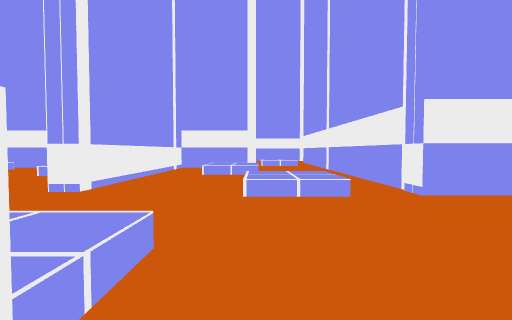
view 1 (above)

22 first-person views from a walk through a 3-D level made in the Unity game engine. The camera is 1.3 m above the floor, tilts 2° down and sees 85° across. The floor is counted in squares, 2 m on a side. Each view is taken from the middle of a square. On the plan, view 1 faces up. The plan holds only what a view shows up to about 9 squares ahead; the rest is blank. The place goes on beyond the plan. The player is left out.

view 2
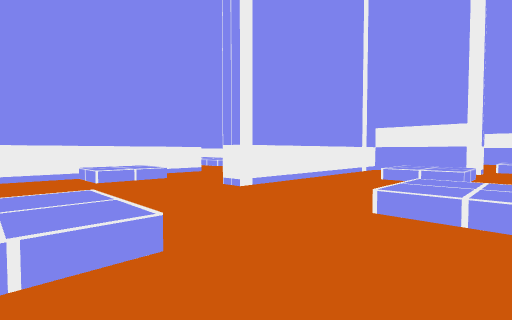

view 3
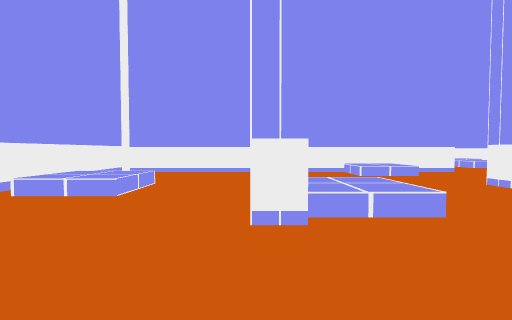

view 4
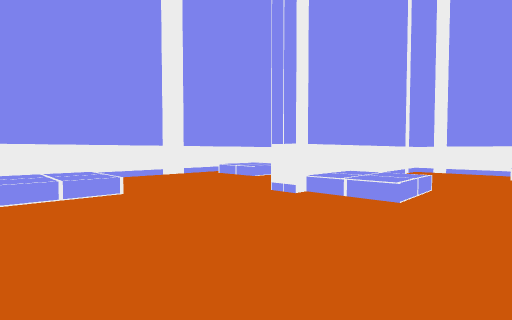

view 5
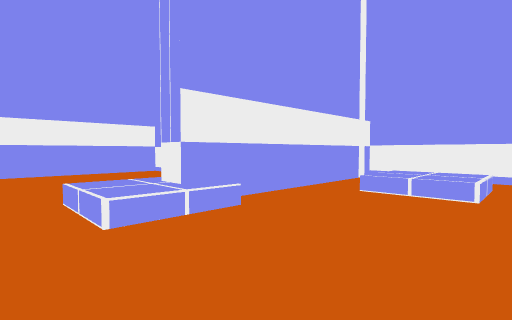

view 6
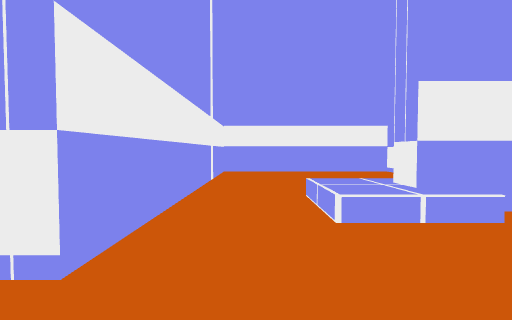

view 7
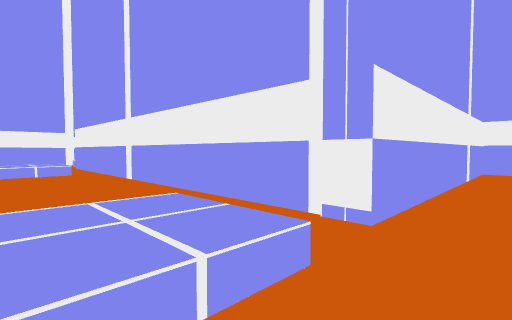

view 8
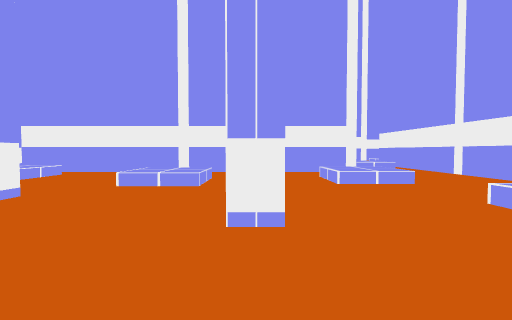

view 9
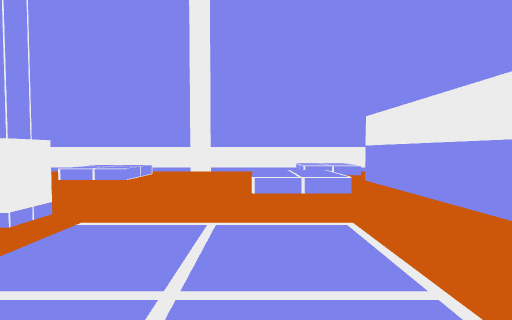

view 10
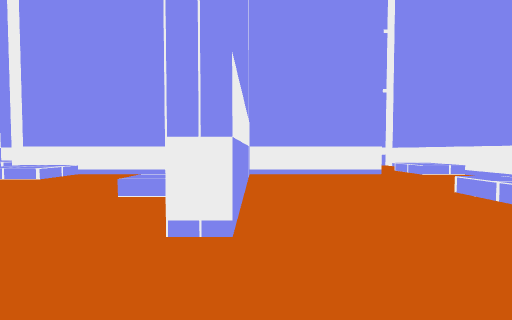

view 11
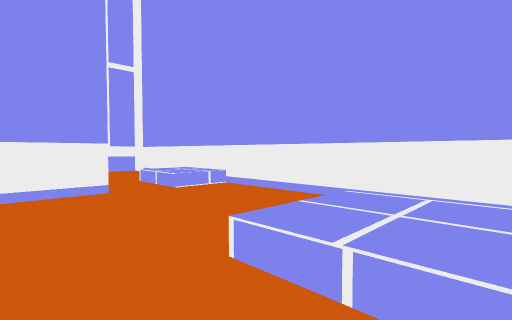

view 12
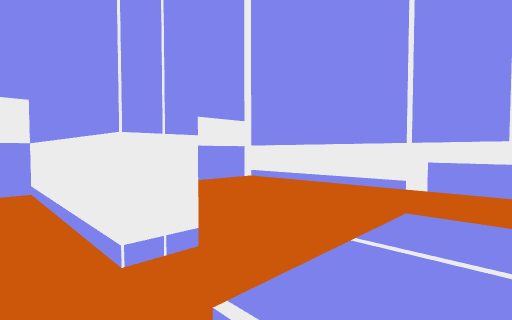

view 13
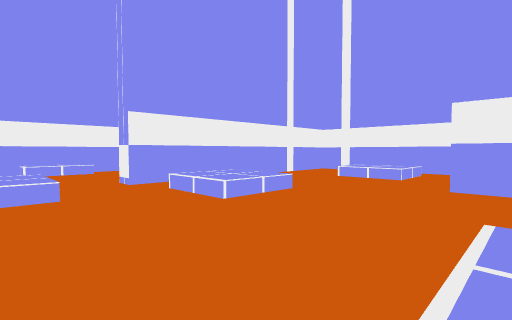

view 14
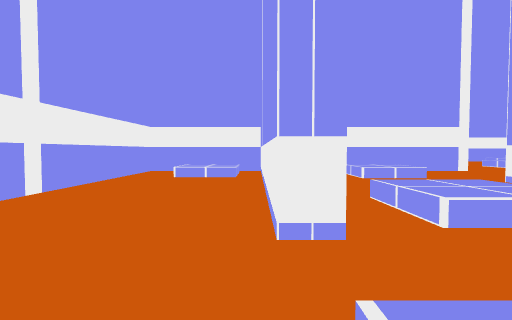

view 15
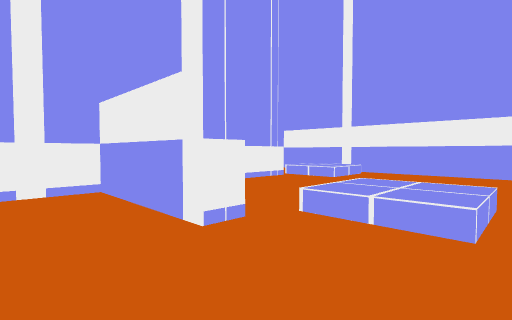

view 16
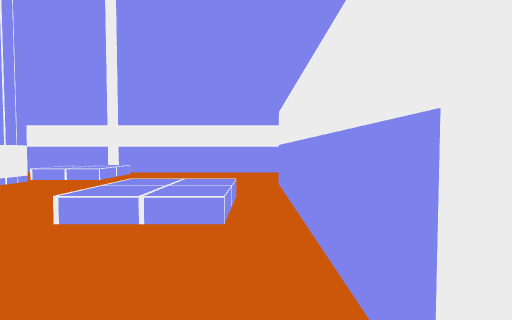

view 17
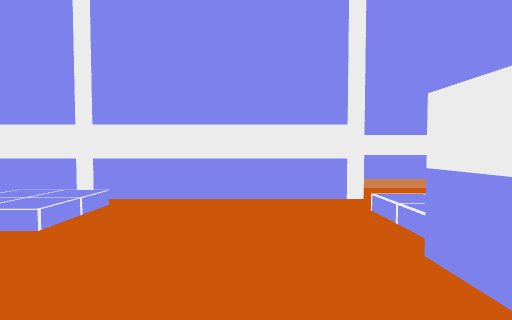

view 18
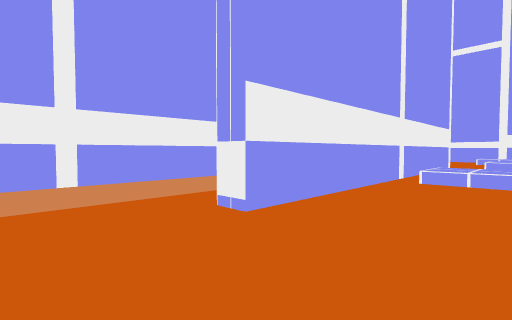

view 19
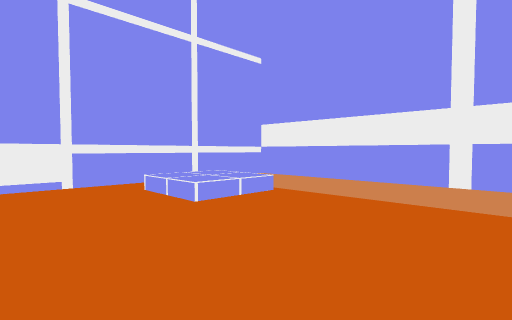

view 20
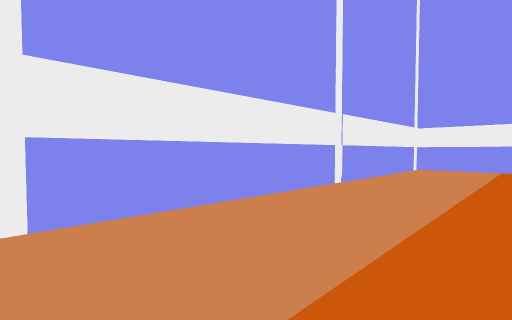

view 21
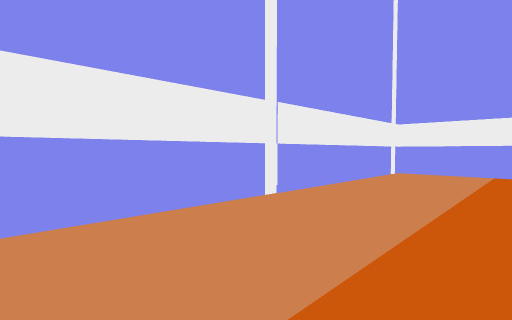

view 22
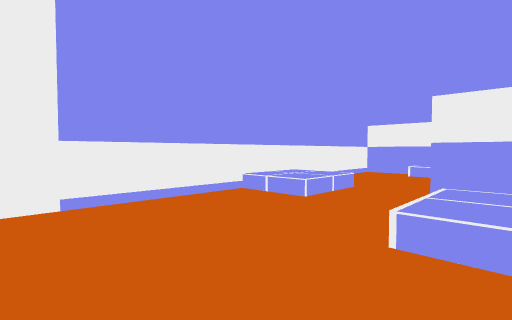

### Floor plan
Key: @ floor where view 1 was taken; # wall or solid block; . main floor; : floor 0.5 m higher than the main floor; / step, stairs or slope.
Columns run from 13 left of view 1 to 10 right of it. Each row starts with its distance up from view 1.
 21 ####################
 20 # ..............#...
 19 # ..............#..
 18 # :/............#..
 17 #.//..###########
 16 #........./:..../
 15 #.//......//....:
 14 ###########.....#
 13 #.......//#..//.#
 12 #.......:/#../:.#
 11 #.........#.....#
 10 #:.###########..#
  9 #...:/....#.//..#
  8 #...//..:/#.:/..#
  7 #.......//#.....#
  6 #.........#.....#
  5 #.//..##..#../:.#
  4 #.:/...#.....//.########
  3 #......#...............#
  2 #......#...//....:/....#
  1 #......#.../:....#/ ...#
  0 #:.##########@...#   ..#
 -1 #/.....#.........#    ##
 -2 #......#..//...:/#
 -3 #......#  :/...//#
 -4 ##################

Positions as (right, up) in squares from view 1, and headings:
1: (0, 0), facing up
2: (1, 1), facing up-left
3: (2, 0), facing left
4: (3, 3), facing down-left
5: (1, 3), facing down-right
6: (1, 3), facing right
7: (0, 3), facing up-right
8: (-3, 2), facing up
9: (-4, 8), facing left
10: (-7, 8), facing down
11: (-9, 5), facing down-left
12: (-12, 1), facing down-right
13: (-12, 5), facing up-right
14: (-12, 11), facing right
15: (2, 9), facing up-left
16: (2, 9), facing up
17: (1, 12), facing up
18: (-9, 15), facing up-right
19: (-7, 15), facing up-left
20: (-8, 18), facing up-right
21: (-6, 18), facing up-right
22: (-9, 6), facing up-left
